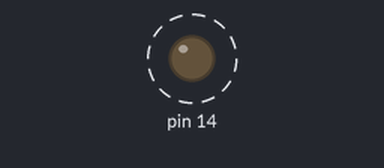
The sketch below on a simulated Arduino Uno, built with avr-gcc and run on an emulated ATmega328P. Shown: output pins drawn as LEDs (lit = HIGH). Dashed ring = blinking.

Above: at 0.4 s.
Timing chart, 0 to 4.4 s (numbered marks = the images above):
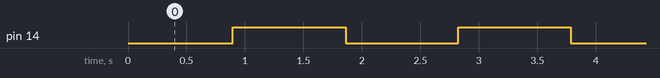

The sketch:

ex3.ino
```cpp
#include <avr/io.h>
#include <avr/interrupt.h>

volatile uint8_t overflow = 0;

ISR(TIMER2_COMPA_vect) {
  overflow++;
}

void timer2_init() {
  TCCR2B |= (1 << CS22) | (1 << CS21) | (1 << CS20);
  TCCR1B |= (1 << WGM12);
  TIMSK2 = (1 << OCIE2A);
  OCR2A = 255;
  TCNT2 = 0;
  sei();
}

void setup() {
  DDRC |= (1 << PC0);
  PORTC &= ~(1 << PC0);
  timer2_init();
}

void loop() {
  if(overflow >= 30) {
    if(TCNT2 >= 132) {
      PORTC ^= (1 << PC0);
      overflow = 0;
      TCNT2 = 0;
    }
  }
}
```

Measured:
- by itself, pin 14: alternates HIGH for 0.96 s and LOW for 0.96 s
